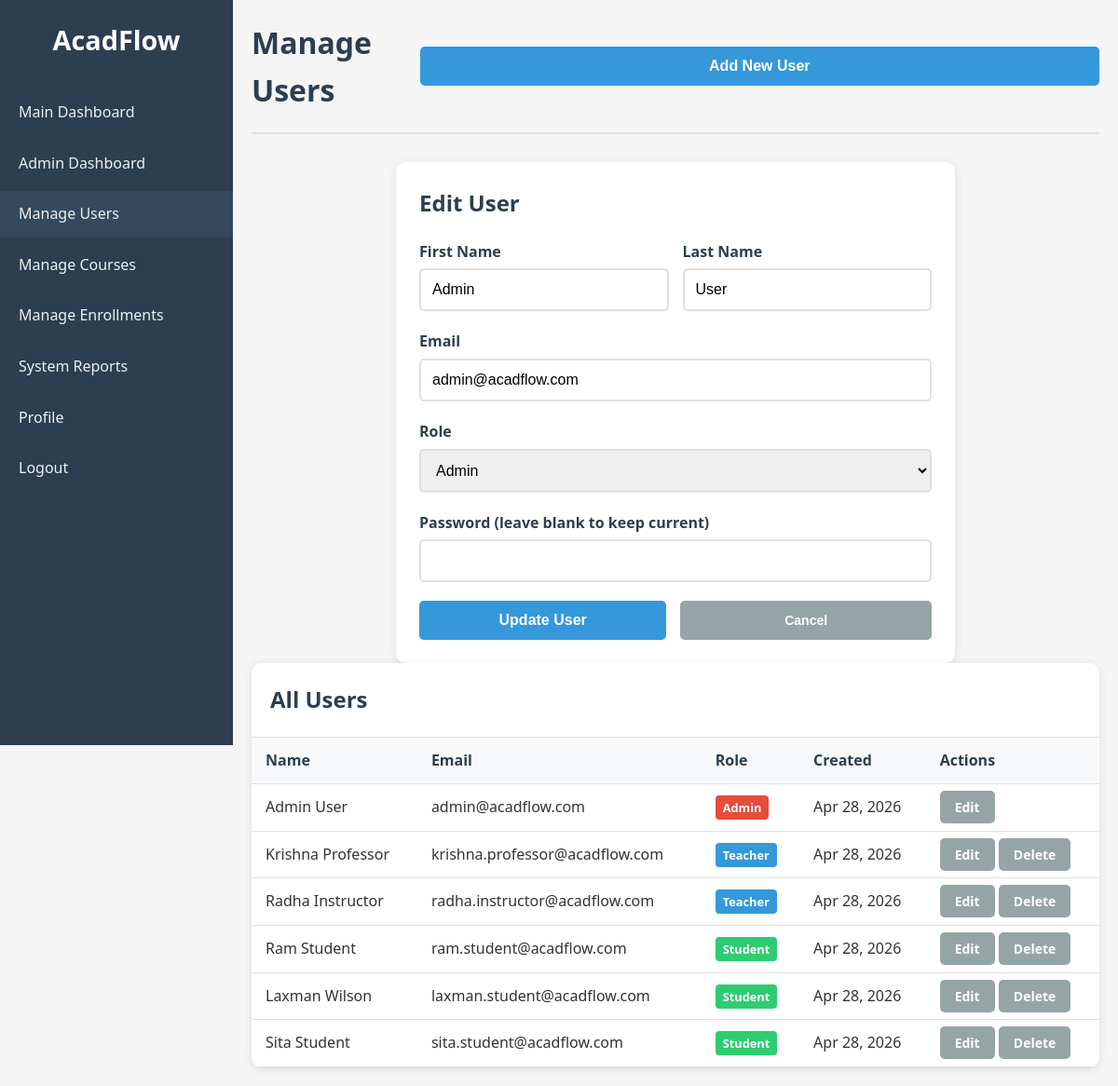
Screenshot of /admin/users.php?edit=1 (signed in) with the database file from the repository.
### tables this page shows
CREATE TABLE users (
    id INT AUTO_INCREMENT PRIMARY KEY,
    first_name VARCHAR(50) NOT NULL,
    last_name VARCHAR(50) NOT NULL,
    email VARCHAR(100) UNIQUE NOT NULL,
    password VARCHAR(255) NOT NULL,
    role ENUM('admin', 'teacher', 'student') NOT NULL,
    profile_photo VARCHAR(255) DEFAULT NULL,
    created_at TIMESTAMP DEFAULT CURRENT_TIMESTAMP,
    updated_at TIMESTAMP DEFAULT CURRENT_TIMESTAMP ON UPDATE CURRENT_TIMESTAMP
);

### admin/users.php (the view, shortened to what this page needs)
<?php
require_once '../config/database.php';
$edit_user = null;
if (isset($_GET['edit']) && is_numeric($_GET['edit'])) {
    $edit_id = $_GET['edit'];
    $sql = "SELECT id, first_name, last_name, email, role FROM users WHERE id = ?";
    $stmt = $conn->prepare($sql);
    $stmt->bind_param("i", $edit_id);
    $stmt->execute();
    $result = $stmt->get_result();
    $edit_user = $result->fetch_assoc();
}
$sql = "SELECT id, first_name, last_name, email, role, created_at FROM users ORDER BY created_at DESC";
$result = $conn->query($sql);
$users = $result->fetch_all(MYSQLI_ASSOC);
?>
<!DOCTYPE html>
<html lang="en">
<head>
    <link rel="stylesheet" href="../assets/css/style.css">
</head>
<body>
    <div class="dashboard-container">
        <aside class="sidebar">
            <div class="sidebar-header">
                <h2>AcadFlow</h2>
            </div>
            <nav class="sidebar-nav">
                <ul>
                    <li><a href="../dashboard.php">Main Dashboard</a></li>
                    <li><a href="index.php">Admin Dashboard</a></li>
                    <li><a href="users.php" class="active">Manage Users</a></li>
                    <li><a href="courses.php">Manage Courses</a></li>
                    <li><a href="enrollments.php">Manage Enrollments</a></li>
                    <li><a href="reports.php">System Reports</a></li>
                    <li><a href="../profile.php">Profile</a></li>
                    <li><a href="../logout.php">Logout</a></li>
                </ul>
            </nav>
        </aside>
        <main class="main-content">
            <header class="main-header">
                <h1>Manage Users</h1>
                <button class="btn btn-primary" onclick="showAddForm()">Add New User</button>
            </header>
            <div class="form-container" id="userForm" style="display: <?php echo $edit_user ? 'block' : 'none'; ?>;">
                <h2><?php echo $edit_user ? 'Edit User' : 'Add New User'; ?></h2>
                <form method="POST" action="">
                    <div class="form-row">
                        <div class="form-group">
                            <label for="first_name">First Name</label>
                            <input type="text" id="first_name" name="first_name" value="<?php echo $edit_user ? htmlspecialchars($edit_user['first_name']) : ''; ?>" required>
                        </div>
                        <div class="form-group">
                            <label for="last_name">Last Name</label>
                            <input type="text" id="last_name" name="last_name" value="<?php echo $edit_user ? htmlspecialchars($edit_user['last_name']) : ''; ?>" required>
                        </div>
                    </div>
                    <div class="form-group">
                        <label for="email">Email</label>
                        <input type="email" id="email" name="email" value="<?php echo $edit_user ? htmlspecialchars($edit_user['email']) : ''; ?>" required>
                    </div>
                    <div class="form-group">
                        <label for="role">Role</label>
                        <select id="role" name="role" required>
                            <option value="admin" <?php echo ($edit_user && $edit_user['role'] == 'admin') ? 'selected' : ''; ?>>Admin</option>
                        </select>
                    </div>
                    <div class="form-group">
                        <label for="password">Password <?php echo $edit_user ? '(leave blank to keep current)' : ''; ?></label>
                        <input type="password" id="password" name="password" <?php echo $edit_user ? '' : 'required'; ?>>
                    </div>
                    <div class="form-row">
                        <button type="submit" class="btn btn-primary"><?php echo $edit_user ? 'Update User' : 'Add User'; ?></button>
                        <button type="button" class="btn btn-secondary" onclick="hideForm()">Cancel</button>
                    </div>
                </form>
            </div>
            <div class="table-container">
                <div class="table-header">
                    <h2>All Users</h2>
                </div>
                <table>
                    <thead>
                        <tr>
                            <th>Name</th>
                            <th>Email</th>
                            <th>Role</th>
                            <th>Created</th>
                            <th>Actions</th>
                        </tr>
                    </thead>
                    <tbody>
                        <?php foreach ($users as $user): ?>
                            <tr>
                                <td><?php echo htmlspecialchars($user['first_name'] . ' ' . $user['last_name']); ?></td>
                                <td><?php echo htmlspecialchars($user['email']); ?></td>
                                <td><span class="role-badge role-<?php echo $user['role']; ?>"><?php echo ucfirst($user['role']); ?></span></td>
                                <td><?php echo date('M j, Y', strtotime($user['created_at'])); ?></td>
                                <td>
                                    <a href="?edit=<?php echo $user['id']; ?>" class="btn btn-secondary">Edit</a>
                                    <?php if ($user['id'] != $_SESSION['user_id']): ?>
                                        <a href="?delete=<?php echo $user['id']; ?>" class="btn btn-secondary" onclick="return confirm('Are you sure you want to delete this user?')">Delete</a>
                                    <?php endif; ?>
                                </td>
                            </tr>
                        <?php endforeach; ?>
                    </tbody>
                </table>
            </div>
        </main>
    </div>
</body>
</html>

### assets/css/style.css (style rules this page uses)
* { margin: 0; padding: 0; box-sizing: border-box; }
body { font-family: 'Segoe UI', Tahoma, Geneva, Verdana, sans-serif; line-height: 1.6; color: #333; background-color: #f5f5f5; }
.form-group { margin-bottom: 20px; }
.form-row { display: flex; gap: 15px; }
.form-row .form-group { flex: 1; }
label { display: block; margin-bottom: 5px; font-weight: 600; color: #2c3e50; }
input, select { width: 100%; padding: 12px; border: 2px solid #e0e0e0; border-radius: 5px; font-size: 16px; transition: border-color 0.3s ease; }
.btn { width: 100%; padding: 12px; border: none; border-radius: 5px; font-size: 16px; font-weight: 600; cursor: pointer; transition: background-color 0.3s ease; }
.btn-primary { background-color: #3498db; color: white; }
.dashboard-container { display: flex; min-height: 100vh; }
.sidebar { width: 250px; background-color: #2c3e50; color: white; padding: 20px 0; position: fixed; height: 100vh; overflow-y: auto; }
.sidebar-header h2 { text-align: center; margin-bottom: 30px; font-size: 1.8rem; }
.sidebar-nav ul { list-style: none; }
.sidebar-nav li { margin-bottom: 5px; }
.sidebar-nav a { display: block; padding: 12px 20px; color: #ecf0f1; text-decoration: none; transition: background-color 0.3s ease; }
.sidebar-nav a:hover, .sidebar-nav a.active { background-color: #34495e; }
.main-content { flex: 1; margin-left: 250px; padding: 20px; }
.main-header { display: flex; justify-content: space-between; align-items: center; margin-bottom: 30px; padding-bottom: 20px; border-bottom: 2px solid #e0e0e0; }
.main-header h1 { color: #2c3e50; font-size: 2rem; }
.table-container { background: white; border-radius: 10px; box-shadow: 0 2px 10px rgba(0, 0, 0, 0.1); overflow: hidden; }
.table-header { padding: 20px; border-bottom: 1px solid #e0e0e0; display: flex; justify-content: space-between; align-items: center; }
.table-header h2 { color: #2c3e50; }
.btn-secondary { background-color: #95a5a6; color: white; padding: 8px 16px; border-radius: 5px; text-decoration: none; font-size: 14px; }
table { width: 100%; border-collapse: collapse; }
th, td { padding: 12px 15px; text-align: left; border-bottom: 1px solid #e0e0e0; }
th { background-color: #f8f9fa; font-weight: 600; color: #2c3e50; }
.form-container { background: white; padding: 25px; border-radius: 10px; box-shadow: 0 2px 10px rgba(0, 0, 0, 0.1); max-width: 600px; margin: 0 auto; }
.form-container h2 { margin-bottom: 20px; color: #2c3e50; }
.role-badge { padding: 4px 8px; border-radius: 4px; font-size: 0.8rem; font-weight: 600; }
.role-badge.role-admin { background-color: #e74c3c; color: white; }
.role-badge.role-teacher { background-color: #3498db; color: white; }
.role-badge.role-student { background-color: #2ecc71; color: white; }

### rows the page displays
users: first_name "Admin", last_name "User", email "admin@acadflow.com", role "Admin", first_name+last_name "Admin User", created_at "Apr 28, 2026"
users: first_name+last_name "Krishna Professor", email "krishna.professor@acadflow.com", role "Teacher", created_at "Apr 28, 2026"
users: first_name+last_name "Radha Instructor", email "radha.instructor@acadflow.com", role "Teacher", created_at "Apr 28, 2026"
users: first_name+last_name "Ram Student", email "ram.student@acadflow.com", role "Student", created_at "Apr 28, 2026"
users: first_name+last_name "Laxman Wilson", email "laxman.student@acadflow.com", role "Student", created_at "Apr 28, 2026"
users: first_name+last_name "Sita Student", email "sita.student@acadflow.com", role "Student", created_at "Apr 28, 2026"
